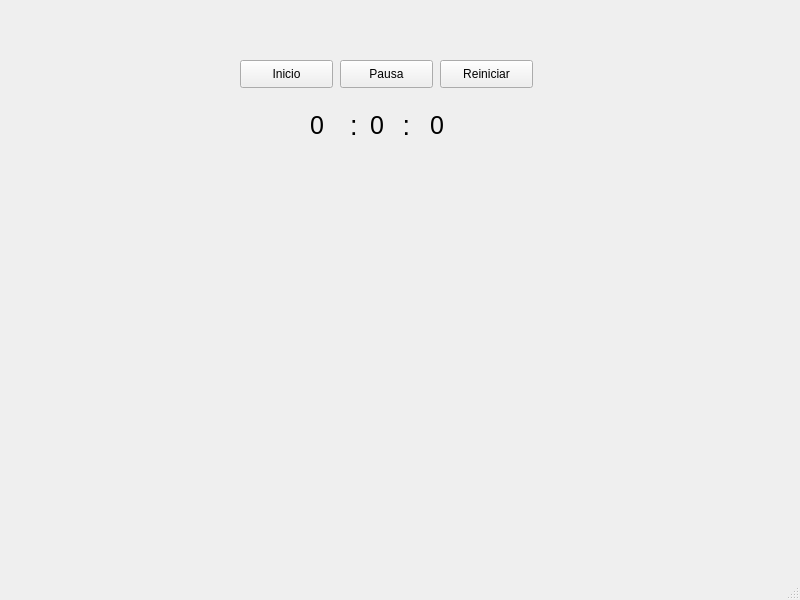
<?xml version="1.0" encoding="UTF-8"?>
<ui version="4.0">
 <class>MainWindow</class>
 <widget class="QMainWindow" name="MainWindow">
  <property name="geometry">
   <rect>
    <x>0</x>
    <y>0</y>
    <width>800</width>
    <height>600</height>
   </rect>
  </property>
  <property name="windowTitle">
   <string>MainWindow</string>
  </property>
  <widget class="QWidget" name="centralwidget">
   <widget class="QPushButton" name="start">
    <property name="geometry">
     <rect>
      <x>240</x>
      <y>60</y>
      <width>93</width>
      <height>28</height>
     </rect>
    </property>
    <property name="text">
     <string>Inicio</string>
    </property>
   </widget>
   <widget class="QPushButton" name="stop">
    <property name="geometry">
     <rect>
      <x>340</x>
      <y>60</y>
      <width>93</width>
      <height>28</height>
     </rect>
    </property>
    <property name="text">
     <string>Pausa</string>
    </property>
   </widget>
   <widget class="QPushButton" name="restart">
    <property name="geometry">
     <rect>
      <x>440</x>
      <y>60</y>
      <width>93</width>
      <height>28</height>
     </rect>
    </property>
    <property name="text">
     <string>Reiniciar</string>
    </property>
   </widget>
   <widget class="QLabel" name="horas">
    <property name="geometry">
     <rect>
      <x>310</x>
      <y>100</y>
      <width>75</width>
      <height>50</height>
     </rect>
    </property>
    <property name="font">
     <font>
      <pointsize>19</pointsize>
     </font>
    </property>
    <property name="text">
     <string>0</string>
    </property>
    <property name="scaledContents">
     <bool>false</bool>
    </property>
   </widget>
   <widget class="QLabel" name="minutos">
    <property name="geometry">
     <rect>
      <x>370</x>
      <y>100</y>
      <width>110</width>
      <height>50</height>
     </rect>
    </property>
    <property name="font">
     <font>
      <pointsize>19</pointsize>
     </font>
    </property>
    <property name="text">
     <string>0</string>
    </property>
   </widget>
   <widget class="QLabel" name="segundos">
    <property name="geometry">
     <rect>
      <x>430</x>
      <y>100</y>
      <width>110</width>
      <height>50</height>
     </rect>
    </property>
    <property name="font">
     <font>
      <pointsize>19</pointsize>
     </font>
    </property>
    <property name="text">
     <string>0</string>
    </property>
   </widget>
   <widget class="QLabel" name="label">
    <property name="geometry">
     <rect>
      <x>350</x>
      <y>110</y>
      <width>170</width>
      <height>30</height>
     </rect>
    </property>
    <property name="font">
     <font>
      <pointsize>20</pointsize>
     </font>
    </property>
    <property name="text">
     <string>:      :</string>
    </property>
   </widget>
  </widget>
  <widget class="QMenuBar" name="menubar">
   <property name="geometry">
    <rect>
     <x>0</x>
     <y>0</y>
     <width>800</width>
     <height>26</height>
    </rect>
   </property>
  </widget>
  <widget class="QStatusBar" name="statusbar"/>
 </widget>
 <resources/>
 <connections/>
</ui>
